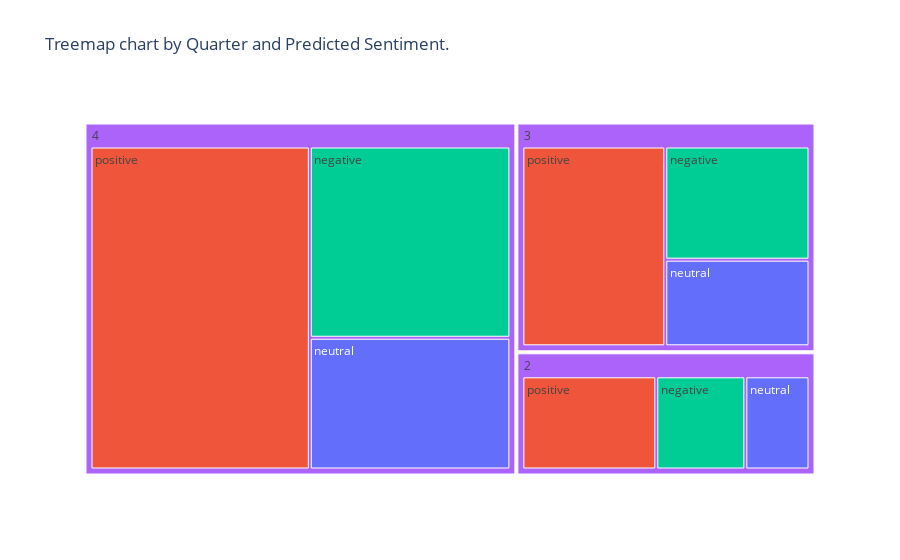

Write notebook code for a chart like this one.
### Code cell
# By Quarter

fig = px.treemap(df, title='Treemap chart by Quarter and Predicted Sentiment.',
                 path=['quarter', 'Predicted_Sentiment'], color="Predicted_Sentiment", color_continuous_scale=px.colors.sequential.Sunsetdark)
fig.show()

### Figure 1 — Plotly figure (JSON) as saved in the notebook; plotly's stock layout.template omitted (floating-point values rounded to 4 significant figures)
{"data": [{"branchvalues": "total", "customdata": [["neutral"], ["neutral"], ["positive"], ["negative"], ["negative"], ["positive"], ["(?)"], ["negative"], ["neutral"], ["positive"], ["(?)"], ["(?)"]], "domain": {"x": [0, 1], "y": [0, 1]}, "hovertemplate": "labels=%{label}<br>count=%{value}<br>parent=%{parent}<br>id=%{id}<br>Predicted_Sentiment=%{customdata[0]}<extra></extra>", "ids": ["2/neutral", "4/neutral", "3/positive", "2/negative", "4/negative", "4/positive", "3", "3/negative", "3/neutral", "2/positive", "2", "4"], "labels": ["neutral", "neutral", "positive", "negative", "negative", "positive", "3", "negative", "neutral", "positive", "2", "4"], "marker": {"colors": ["#636efa", "#636efa", "#EF553B", "#00cc96", "#00cc96", "#EF553B", "#ab63fa", "#00cc96", "#636efa", "#EF553B", "#ab63fa", "#ab63fa"]}, "name": "", "parents": ["2", "4", "3", "2", "4", "4", "", "3", "3", "2", "", ""], "type": "treemap", "values": [319, 1151, 1326, 443, 1671, 3086, 2664, 758, 580, 666, 1428, 5908]}], "layout": {"legend": {"tracegroupgap": 0}, "title": {"text": "Treemap chart by Quarter and Predicted Sentiment."}}}
